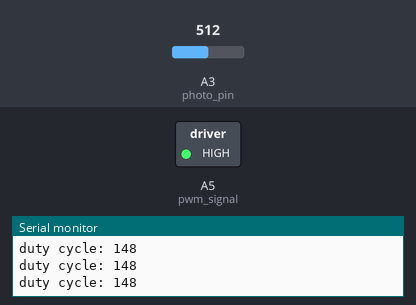
A sketch run on a simulated Arduino Uno, built with avr-gcc and run on an emulated ATmega328P. On the bench: switched loads named in the sketch (green lamp = pin HIGH), the last lines printed to the serial monitor. The test bench sets the inputs (shaded band); at power-on: A3 (photo_pin) = 512.

Above: at 1.2 s.
1.3 s: A3 (photo_pin) set to 304
4.3 s: A3 (photo_pin) set to 289
At 4.7 s:
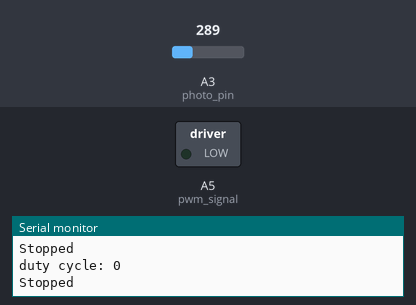
5.8 s: A3 (photo_pin) set to 306
At 6.8 s:
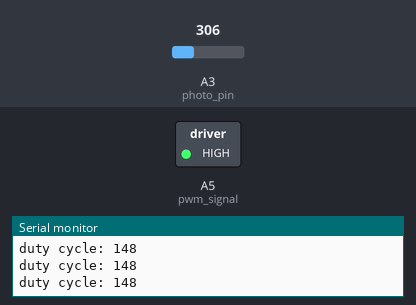
Timing chart, 0 to 8.8 s (numbered marks = the images above; inputs shaded):
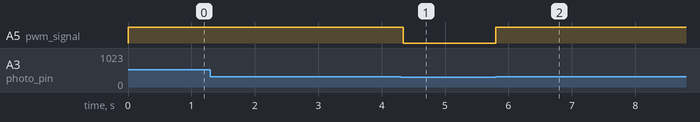

Measured:
- the behaviour switches between 297 and 296 on A3 (photo_pin) (found by bisection; images 0 and 1)
- after the input at 4.3 s, A5 (pwm_signal): HIGH → LOW at once
- after the input at 5.8 s, A5 (pwm_signal): LOW → HIGH at once

The sketch:

motor_controller_V3.0.ino
```cpp
//initialize pins
int pwm_signal = A5;  //pin signal is sent out over
int photo_pin = A3;   //input from potions voltage divider

//variables
int duty_cycle_val = 0;
float V_desired = 3.5;  //desired volts
float V_in = 6.0;       //measured power source input - average over calibration runs

void setup() {
  pinMode(pwm_signal,OUTPUT);
  pinMode(photo_pin, INPUT);

  Serial.begin(9600);
  Serial.println("started");
}

void loop() {
  int photo_val = analogRead(photo_pin);
  //Serial.print("photo_val: ");
  //Serial.println(photo_val);

  float photo_voltage = (photo_val*5.0/1024);

  //Serial.print("photo_voltage: ");
  //Serial.println(photo_voltage);


  if (photo_voltage < 1.45) {
    //pwm signal set to 0% by breaking out of loop - must reset to start again
    Serial.println("Stopped");

    duty_cycle_val = 0;
    analogWrite(pwm_signal,duty_cycle_val);

  }else{
    //pwm set to duty cycle
    duty_cycle_val = int(V_desired*255/V_in);

    analogWrite(pwm_signal,duty_cycle_val);

  }

  Serial.print("duty cycle: ");
  Serial.println(duty_cycle_val);
  delay(50);    //wait 50ms until next update

}
```
